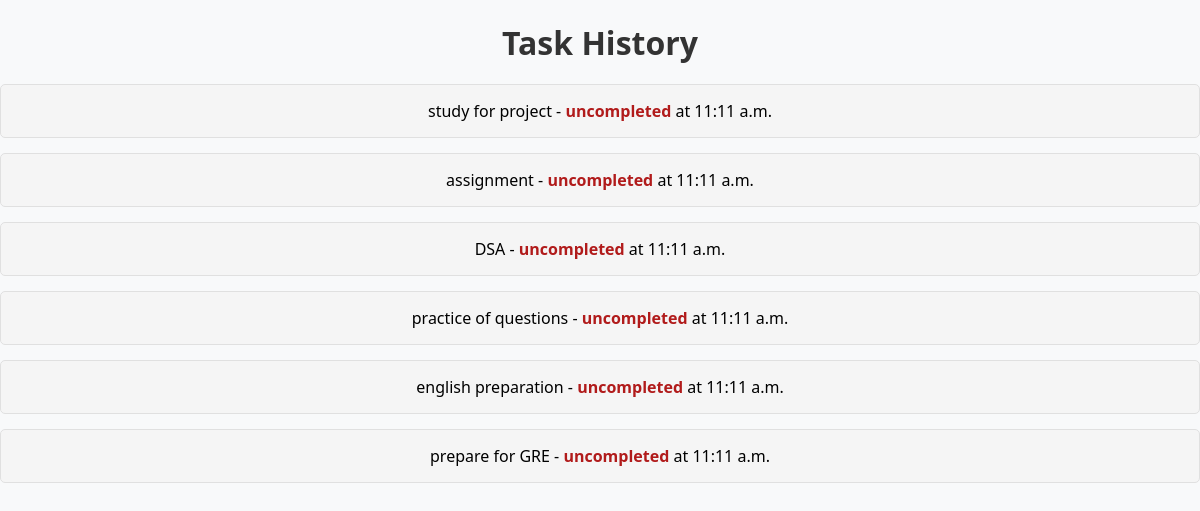
The app's page /history with its own data.
### myapp/models.py (models this page shows)
class hist(models.Model):
    name=models.CharField(max_length=100)
    finish=models.TimeField(default=timezone.now)
    action=models.CharField(max_length=100)

### myapp/views.py (the view)
# urls.py: path('history',views.history,name='history')
def history(request):
    history_list = hist.objects.all().order_by('id')
    return render(request, 'history.html', {'history_list': history_list})

### templates/history.html (shortened to what this page needs)
<!DOCTYPE html>
<html>
<head>
</head>
<body>
    <center>
    <h1>Task History</h1>
</center>
<center>
    <ul>
        {% for record in history_list %}
        <li>
            {{ record.name }} -<b style="color: rgb(177, 27, 27);"> {{ record.action }} </b> at {{ record.finish }}
        </li>
        {% endfor %}
    </ul>
</center>
</body>
</html>

### templates/history.html (style rules this page uses)
body { font-family: 'Segoe UI', Tahoma, Geneva, Verdana, sans-serif; background-color: #f8f9fa; margin: 0; padding: 0; }
h1 { color: #333333; margin-bottom: 20px; }
ul { list-style: none; padding: 0; }
li { border: 1px solid #e0e0e0; border-radius: 5px; padding: 15px; margin-bottom: 15px; background-color: #f5f5f5; }

### records on screen
hist: name "study for project", action "uncompleted", finish "11:11 a.m."
hist: name "assignment", action "uncompleted", finish "11:11 a.m."
hist: name "DSA", action "uncompleted", finish "11:11 a.m."
hist: name "practice of questions", action "uncompleted", finish "11:11 a.m."
hist: name "english preparation", action "uncompleted", finish "11:11 a.m."
hist: name "prepare for GRE", action "uncompleted", finish "11:11 a.m."
